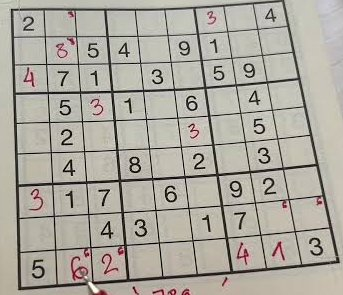
#> input picture data/photos/puzzle01.jpeg, 343 x 295 px; its folder holds 3 pictures in this run
$ python grid.py
#> lines starting #> are read from the running program, lines starting #| are printed output that depends on the picture; after the words box and inside, x2 and y2 are one past the last pixel; in counts of white or black regions, pixels touching at a corner belong together
### utils.py
# Shared helpers: project paths, loading photos and ground truth, and saving labelled figures.

from pathlib import Path

import cv2
import matplotlib.pyplot as plt


BASE_DIR = Path(__file__).resolve().parent
DATA_DIR = BASE_DIR / "data"
PHOTOS_DIR = DATA_DIR / "photos"
RESULTS_DIR = BASE_DIR / "results"


def load_photo(path):
	img = cv2.imread(str(path))
#> img is the input picture: shape (295, 343, 3); mean B, G, R 159.2, 168.6, 172.7
	if img is None:
		raise FileNotFoundError(f"could not read {path}")
	return img


def to_rgb(img):
	if img.ndim == 2:
		return img
	return cv2.cvtColor(img, cv2.COLOR_BGR2RGB)


def show_images(images, titles, cols=3, save_as=None):
	rows = (len(images) + cols - 1) // cols
	fig, axes = plt.subplots(rows, cols, figsize=(4 * cols, 4 * rows))
	axes = axes.ravel() if hasattr(axes, "ravel") else [axes]

	for ax in axes:
		ax.axis("off")
	for ax, img, title in zip(axes, images, titles):
		ax.imshow(to_rgb(img), cmap="gray")
		ax.set_title(title)

	fig.tight_layout()
	if save_as is not None:
		RESULTS_DIR.mkdir(exist_ok=True)
		fig.savefig(RESULTS_DIR / save_as, dpi=120, bbox_inches="tight")
	plt.close(fig)


# [5 lines left out: function load_ground_truth, not called in this run]

### preprocess.py
# Step 1: grayscale, Gaussian blur and adaptive threshold so grid lines and digits are white on black.
# Running it compares adaptive with global and Otsu thresholding.

import cv2

from utils import PHOTOS_DIR, load_photo, show_images


def to_gray(img):
	if img.ndim == 3:
		return cv2.cvtColor(img, cv2.COLOR_BGR2GRAY)
	return img


def threshold_photo(img, blur_size=5, block_size=15, c=8):
#> called with blur_size = 5, block_size = 15, c = 8
	gray = to_gray(img)
	blurred = cv2.GaussianBlur(gray, (blur_size, blur_size), 0)
	binary = cv2.adaptiveThreshold(blurred, 255, cv2.ADAPTIVE_THRESH_GAUSSIAN_C,
								   cv2.THRESH_BINARY_INV, block_size, c)
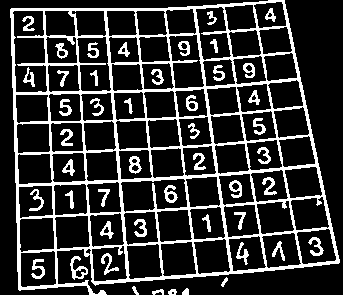
#> binary: shape (295, 343); 19.9% white; 48 white regions, largest, box (x1, y1, x2, y2) and area: (10, 0, 340, 295) 15742, (70, 256, 88, 280) 168, (31, 259, 45, 279) 136
	return binary


# [6 lines left out: function compare_thresholds, not called in this run]


# [7 lines that do not run on import are left out]

### grid.py
# Step 2: find the four outer corners of the grid from the largest contour, with Canny + Hough lines
# as a fallback. Each result is checked by warping it and testing that grid lines are where we expect.

import cv2
import numpy as np

from preprocess import threshold_photo, to_gray
from utils import PHOTOS_DIR, load_photo, show_images


def find_lines(binary, vote_ratio=0.3):
	edges = cv2.Canny(binary, 100, 200)
	min_votes = int(vote_ratio * min(binary.shape))
	lines = cv2.HoughLines(edges, 1, np.pi / 180, min_votes)
	if lines is None:
		return edges, []
	return edges, [tuple(line[0]) for line in lines]


def split_lines(lines, angle_tol=15):
	degs = [np.degrees(theta) % 90 for _, theta in lines]
	hist, _ = np.histogram(degs, bins=45, range=(0, 90))
	dominant = np.argmax(hist) * 2 + 1

	families = [[], []]
	for rho, theta in lines:
		deg = np.degrees(theta)
		for k, ref in enumerate([dominant, dominant + 90]):
			diff = (deg - ref + 90) % 180 - 90
			if abs(diff) < angle_tol:
				if abs(deg - ref) > 90:
					families[k].append((-rho, theta - np.pi))
				else:
					families[k].append((rho, theta))
	return families


def line_x_at(line, y):
	rho, theta = line
	return (rho - y * np.sin(theta)) / np.cos(theta)


def line_y_at(line, x):
	rho, theta = line
	return (rho - x * np.cos(theta)) / np.sin(theta)


def intersect(line1, line2):
	rho1, theta1 = line1
	rho2, theta2 = line2
	a = np.array([[np.cos(theta1), np.sin(theta1)],
				  [np.cos(theta2), np.sin(theta2)]])
	b = np.array([rho1, rho2])
	x, y = np.linalg.solve(a, b)
	return [x, y]


def corners_from_hough(binary):
	edges, lines = find_lines(binary)
#> in find_lines, `edges = cv2.Canny(binary, 100, 200)`:
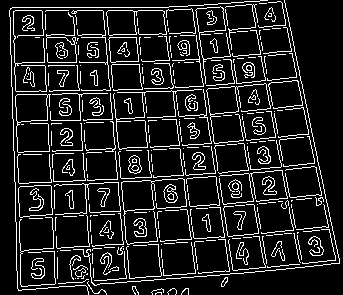
#> edges: shape (295, 343); 12.5% white in thin lines or dots
#> in find_lines, `lines = cv2.HoughLines(edges, 1, np.pi / 180, min_votes)`: lines = 107 rows, first 8: [-160, 3.02], [-131, 3.04], [-274, 2.93], [-192, 3], [-101, 3.05], [-189, 3], [251, 1.5], [-41, 3.09]
#> lines = 107 pairs, first value -279 to 293, second value 0.785 to 3.12
	if len(lines) < 4:
		return None, edges, lines
	family_a, family_b = split_lines(lines)
#> in split_lines, `degs = [np.degrees(theta) % 90 for _, theta in lines]`: degs = 107 values, max 89 at index 27, min 0 at index 8, mean 77.96
#> in split_lines, `hist, _ = np.histogram(degs, bins=45, range=(0, 90))`: hist = 45 values, max 41 at index 42, min 0 at index 1, mean 2.38
#> in split_lines, `dominant = np.argmax(hist) * 2 + 1`: dominant = 85
#> the loop in split_lines, `for rho, theta in lines:` made 107 passes
#> (rho, theta, deg) on passes 1 to 12: (-160, 3.02, 173), (-131, 3.04, 174), (-274, 2.93, 168), (-192, 3, 172), (-101, 3.05, 175), (-189, 3, 172), (251, 1.5, 86), (-41, 3.09, 177), (7, 1.57, 90), (-218, 2.98, 171), (184, 1.52, 87), (-163, 3.02, 173)
#> family_a = 66 pairs, first value 7 to 293, second value 1.45 to 1.57; family_b = 37 pairs, first value -279 to -8, second value 2.91 to 3.12
	if len(family_a) < 2 or len(family_b) < 2:
		return None, edges, lines

	first_a = min(family_a, key=lambda l: l[0])
#> first_a = (7, 1.57)
	last_a = max(family_a, key=lambda l: l[0])
#> last_a = (293, 1.47)
	first_b = min(family_b, key=lambda l: l[0])
#> first_b = (-279, 2.95)
	last_b = max(family_b, key=lambda l: l[0])
#> last_b = (-8, 3.11)

	corners = [intersect(first_a, first_b), intersect(first_a, last_b),
			   intersect(last_a, last_b), intersect(last_a, first_b)]
#> in intersect, `rho1, theta1 = line1`: rho1 = 7; theta1 = 1.57
#> in intersect, `rho2, theta2 = line2`: rho2 = -279; theta2 = 2.95
#> in intersect, `a = np.array([[np.cos(theta1), np.sin(theta1)], [np.cos(theta2), np.si..`: a = [[-4.37e-08, 1], [-0.982, 0.191]]
#> in intersect, `b = np.array([rho1, rho2])`: b = [7, -279]
#> in intersect, `x, y = np.linalg.solve(a, b)`: x = 285.6; y = 7
#> corners = [[285.6, 7], [8.25, 7], [18.23, 292.7], [334.7, 259.4]]
	return np.array(corners, dtype=np.float32), edges, lines


# [10 lines left out: function corners_from_contour, not called in this run]


def order_corners(pts):
	pts = np.array(pts, dtype=np.float32)
	center = pts.mean(axis=0)
	angles = np.arctan2(pts[:, 1] - center[1], pts[:, 0] - center[0])
	pts = pts[np.argsort(angles)]
	start = np.argmin(pts.sum(axis=1))
	return np.roll(pts, -start, axis=0)


# [17 lines left out: function grid_score, not called in this run]


def harris_check(img, corners, window=10):
	gray = np.float32(to_gray(img))
	response = cv2.cornerHarris(gray, 3, 3, 0.04)
	h, w = gray.shape

	refined = []
	for x, y in corners:
		x0, x1 = max(int(x) - window, 0), min(int(x) + window, w)
		y0, y1 = max(int(y) - window, 0), min(int(y) + window, h)
		patch = response[y0:y1, x0:x1]
		if patch.size == 0:
			refined.append([x, y])
			continue
		py, px = np.unravel_index(np.argmax(patch), patch.shape)
		refined.append([x0 + px, y0 + py])
	return np.array(refined, dtype=np.float32)


# [11 lines left out: function find_grid, not called in this run]


def draw_lines(img, lines):
	out = img.copy()
	for rho, theta in lines:
		a, b = np.cos(theta), np.sin(theta)
		x0, y0 = a * rho, b * rho
		p1 = (int(x0 - 2000 * b), int(y0 + 2000 * a))
		p2 = (int(x0 + 2000 * b), int(y0 - 2000 * a))
		cv2.line(out, p1, p2, (0, 0, 255), 1)
	return out


def draw_corners(img, corners, color=(0, 255, 0)):
	out = img.copy()
	pts = corners.astype(np.int32)
	cv2.polylines(out, [pts], True, color, 2)
	for x, y in pts:
		cv2.circle(out, (int(x), int(y)), 5, color, -1)
	return out


if __name__ == "__main__":
	img = load_photo(PHOTOS_DIR / "puzzle01.jpeg")
	binary = threshold_photo(img)
	hough, edges, lines = corners_from_hough(binary)
#> hough has the same summary as corners in corners_from_hough
	corners = order_corners(hough)
#> in order_corners, `pts = np.array(pts, dtype=np.float32)`: pts has the same summary as corners in corners_from_hough
#> in order_corners, `center = pts.mean(axis=0)`: center = [161.7, 141.5]
#> in order_corners, `angles = np.arctan2(pts[:, 1] - center[1], pts[:, 0] - center[0])`: angles = [-0.827, -2.42, 2.33, 0.598]
#> in order_corners, `pts = pts[np.argsort(angles)]`: pts = [[8.25, 7], [285.6, 7], [334.7, 259.4], [18.23, 292.7]]
#> in order_corners, `start = np.argmin(pts.sum(axis=1))`: start = 0
#> corners has the same summary as pts in order_corners
	harris = harris_check(img, corners)
#> in harris_check, `response = cv2.cornerHarris(gray, 3, 3, 0.04)`:
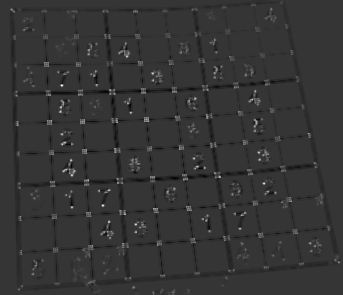
#> response: shape (295, 343) float32; min -26749660, max 99707328, mean -328304.7; drawn with min black and max white
#> the loop in harris_check, `for x, y in corners:` made 4 passes
#> (x, y, x0, x1, y0, y1, py, px) on passes 1 to 4: (8.25, 7, 0, 18, 0, 17, 9, 11), (285.6, 7, 275, 295, 0, 17, 2, 6), (334.7, 259.4, 324, 343, 249, 269, 13, 14), (18.23, 292.7, 8, 28, 282, 295, 7, 11)
#> after the loop in harris_check, `for x, y in corners:`: refined = [[11, 9], [281, 2], [338, 262], [19, 289]]
#> harris = [[11, 9], [281, 2], [338, 262], [19, 289]]

	print("hough corners:\n", corners.round(1))
#| hough corners:
#|  [[  8.2   7. ]
#|  [285.6   7. ]
#|  [334.7 259.4]
#|  [ 18.2 292.7]]
	print("harris corners:\n", harris.round(1))
#| harris corners:
#|  [[ 11.   9.]
#|  [281.   2.]
#|  [338. 262.]
#|  [ 19. 289.]]
	print("mean distance:", np.linalg.norm(corners - harris, axis=1).mean().round(2), "px")
#| mean distance: 4.54 px

	both = draw_corners(draw_corners(img, corners), harris, (255, 0, 0))
#> in draw_corners, `pts = corners.astype(np.int32)`: pts = [[8, 7], [285, 7], [334, 259], [18, 292]]
#> in draw_corners, `cv2.polylines(out, [pts], True, color, 2)`: out: shape (295, 343, 3); 3.34% of pixels changed, all inside (x1, y1, x2, y2) = (7, 6, 336, 294)
#> the loop in draw_corners, `for x, y in pts:` made 4 passes
#> after the loop in draw_corners, `for x, y in pts:`:
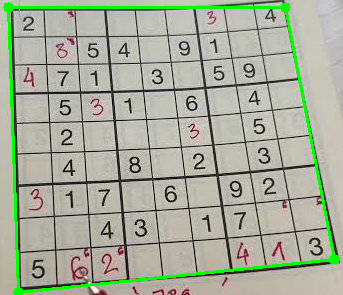
#> out: shape (295, 343, 3); mean B, G, R 154.5, 172.6, 167.6
#> call 2 of draw_corners, with corners = array of shape (4, 2), color = (255, 0, 0)
#> in draw_corners (call 2), `pts = corners.astype(np.int32)`: pts = [[11, 9], [281, 2], [338, 262], [19, 289]]
#> in draw_corners (call 2), `cv2.polylines(out, [pts], True, color, 2)`: out: shape (295, 343, 3); 3.33% of pixels changed, all inside (x1, y1, x2, y2) = (10, 1, 340, 291)
#> the loop in draw_corners (call 2), `for x, y in pts:` made 4 passes
#> after the loop in draw_corners (call 2), `for x, y in pts:`:
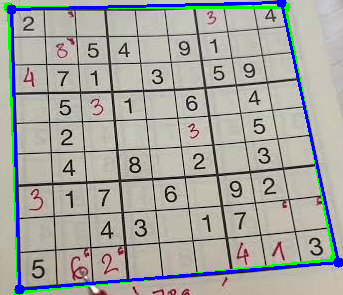
#> out: shape (295, 343, 3); mean B, G, R 161.9, 166.9, 165.8
	show_images([edges, draw_lines(img, lines), both],
				["Canny edges", f"Hough lines ({len(lines)})", "corners: Hough (green), Harris (blue)"],
				cols=3, save_as="step2_grid.png")
#> the loop in draw_lines, `for rho, theta in lines:` made 107 passes
#> (rho, theta, a, b, x0, y0, p1, p2) on passes 1 to 10: (-160, 3.02, -0.993, 0.122, 158.8, -19.5, (-84, -2004), (402, 1965)), (-131, 3.04, -0.995, 0.105, 130.3, -13.69, (-78, -2002), (339, 1975)), (-274, 2.93, -0.978, 0.208, 268, -56.97, (-147, -2013), (683, 1899)), (-192, 3, -0.99, 0.139, 190.1, -26.72, (-88, -2007), (468, 1953)), (-101, 3.05, -0.996, 0.0872, 100.6, -8.8, (-73, -2001), (274, 1983)), (-189, 3, -0.99, 0.139, 187.2, -26.3, (-91, -2006), (465, 1954)), (251, 1.5, 0.0698, 0.998, 17.51, 250.4, (-1977, 389), (2012, 110)), (-41, 3.09, -0.999, 0.0523, 40.94, -2.15, (-63, -1999), (145, 1995)), (7, 1.57, -4.37e-08, 1, -3.06e-07, 7, (-2000, 6), (1999, 7)), (-218, 2.98, -0.988, 0.156, 215.3, -34.1, (-97, -2009), (528, 1941))
#> after the loop in draw_lines, `for rho, theta in lines:`:
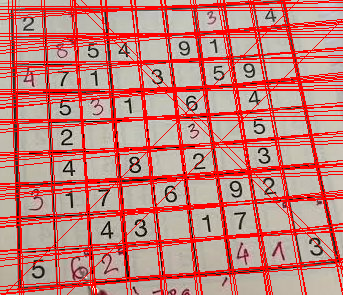
#> out: shape (295, 343, 3); mean B, G, R 121.4, 128.7, 198.2
#> in show_images, `rows = (len(images) + cols - 1) // cols`: rows = 1
#> the loop in show_images, `for ax in axes:` made 3 passes
#> the loop in show_images, `for ax, img, title in zip(axes, images, titles):` made 3 passes
#> title on passes 1 to 3: 'Canny edges', 'Hough lines (107)', 'corners: Hough (green), Harris (blue)'
#> in show_images, `fig.savefig(RESULTS_DIR / save_as, dpi=120, bbox_inches="tight")`:
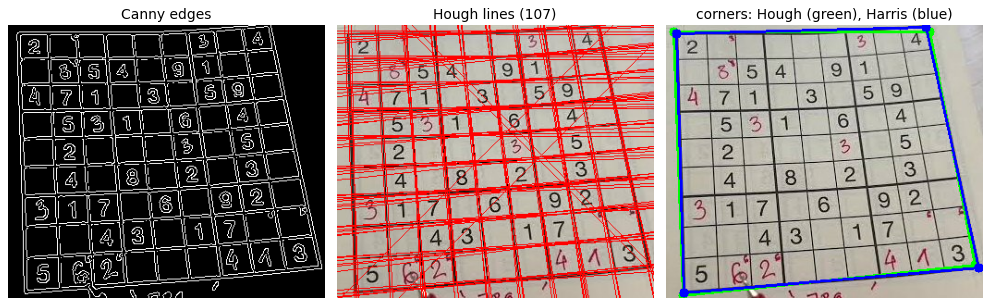
#> figure drawn by matplotlib, 3 panels
	print("saved results/step2_grid.png")
